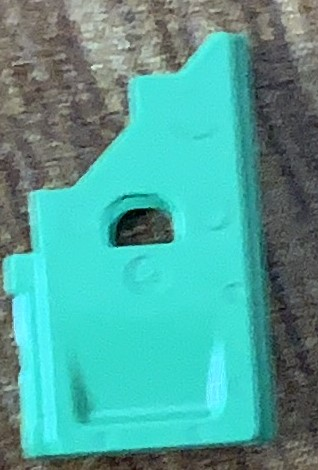
#> input picture IMG_8429.JPG, 318 x 470 px, found by its file name
$ python BTD_12_3_2025.py
#> lines starting #> are read from the running program, lines starting #| are printed output that depends on the picture; after the words box and inside, x2 and y2 are one past the last pixel; in counts of white or black regions, pixels touching at a corner belong together
import cv2
import numpy as np

img = cv2.imread("C:/Users/ADMIN/Pictures/IMG_8429.JPG")
#> img is the input picture: shape (470, 318, 3); mean B, G, R 154.5, 162.1, 79.3

# Chuyển sang HSV để lọc theo màu (chính xác hơn grayscale threshold)
hsv = cv2.cvtColor(img, cv2.COLOR_BGR2HSV)
#> hsv: shape (470, 318, 3); mean H, S, V 70.9, 112.2, 163.5

# Định nghĩa khoảng màu xanh ngọc (teal/cyan) của sản phẩm
# Cần tinh chỉnh giá trị này dựa theo màu thực tế sản phẩm của bạn
lower_teal = np.array([70, 50, 50])
upper_teal = np.array([100, 255, 255])

mask = cv2.inRange(hsv, lower_teal, upper_teal)
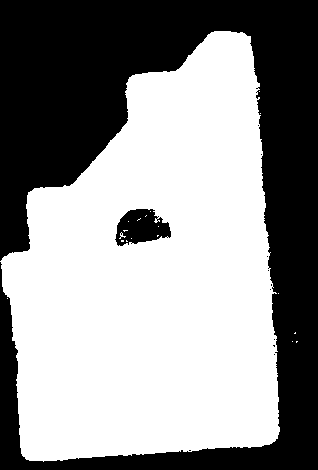
#> mask: shape (470, 318); 57.7% white; 12 black regions (10 under 20 px), largest, box (x1, y1, x2, y2) and area: (0, 0, 318, 470) 61766, (115, 209, 171, 246) 1392

# Làm sạch mask: loại nhiễu nhỏ, lấp lỗ hổng
kernel = np.ones((5, 5), np.uint8)
mask = cv2.morphologyEx(mask, cv2.MORPH_CLOSE, kernel)   # lấp lỗ nhỏ bên trong vật thể
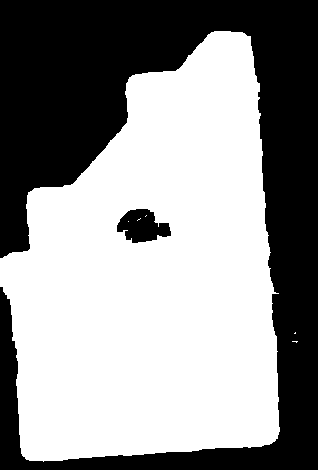
#> mask: shape (470, 318); 58% white; 2 black regions, box (x1, y1, x2, y2) and area: (0, 0, 318, 470) 61553, (117, 209, 171, 243) 1210
mask = cv2.morphologyEx(mask, cv2.MORPH_OPEN, kernel)    # xóa nhiễu nhỏ bên ngoài
#> mask: shape (470, 318); 58% white; 2 black regions

contours, _ = cv2.findContours(mask, cv2.RETR_EXTERNAL, cv2.CHAIN_APPROX_SIMPLE)
#> contours = 1 contour; box (x1, y1, x2, y2) and area: (0, 31, 280, 461) 87239

# Vẽ contour lớn nhất (chính là sản phẩm) lên ảnh gốc để kiểm tra
img_color = img.copy()
if contours:
    main_contour = max(contours, key=cv2.contourArea)
#> main_contour = contour of 299 points, box (x1, y1, x2, y2) (0, 31, 280, 461), area 87239
    cv2.drawContours(img_color, [main_contour], -1, (0, 0, 255), 2)
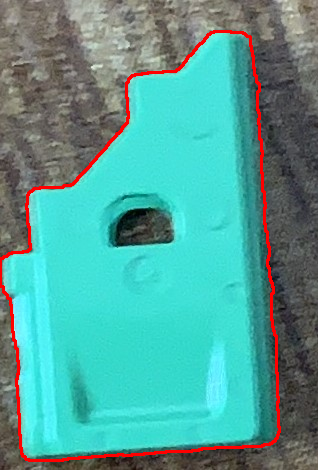
#> img_color: shape (470, 318, 3); 2.74% of pixels changed, all inside (x1, y1, x2, y2) = (0, 30, 281, 462)

cv2.imshow("Mask", mask)
cv2.imshow("Contour Check", img_color)
cv2.waitKey(0)
cv2.destroyAllWindows()
